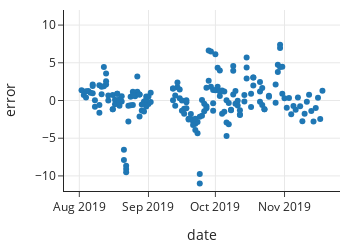

Here is the notebook cell this chart was saved with:
### Markdown cell above
The *residual plot* we made earlier, where we plotted the errors (also called residuals) against the predicted values gives a visual assessment of the quality of the fit. A good fit will show a residual plot consisting of a cloud of points around the y=0 line with no clear pattern. When there is a clear pattern, we can usually conclude that the simple linear model doesn't entirely capture the relationship between the features. We saw earlier that there are no apparent patterns in our residual plot. 

Other types of residual plots that can be useful in your visual assessment of the model are to plot the residuals against a feature that was not included in the model. If we see a pattern then we may want to include this additional feature in the model. That is, we may want to fit a multiple linear model. For these particular data, since the measurements are daily averages over a two month period, we will want to check whether there are any patterns in time. To do this we plot the errors against time.

### Code cell
fig = px.scatter(x= GA["date"], y=errors, 
                 labels={
                     "y": "error",
                     "x": "date"},
                 width=350, height=250)

fig.update_yaxes(range=[-12, 12])
fig

### Figure 1 — Plotly figure (JSON) as saved in the notebook; plotly's stock layout.template omitted (floating-point values rounded to 4 significant figures; data arrays with more than 128 entries replaced by an {"elided": "..."} marker saying what was removed)
{"data": [{"hovertemplate": "date=%{x}<br>error=%{y}<extra></extra>", "legendgroup": "", "marker": {"color": "#1F77B4", "symbol": "circle"}, "mode": "markers", "name": "", "orientation": "v", "showlegend": false, "type": "scatter", "x": {"elided": "184 str values"}, "xaxis": "x", "y": {"elided": "184 float values"}, "yaxis": "y"}], "layout": {"height": 250, "legend": {"tracegroupgap": 0}, "width": 350, "xaxis": {"anchor": "y", "autorange": true, "domain": [0, 1], "range": ["2019-07-25 03:10:05.2304", "2019-11-25 20:49:54.7696"], "title": {"text": "date"}, "type": "date"}, "yaxis": {"anchor": "x", "domain": [0, 1], "range": [-12, 12], "title": {"text": "error"}, "type": "linear"}}}
